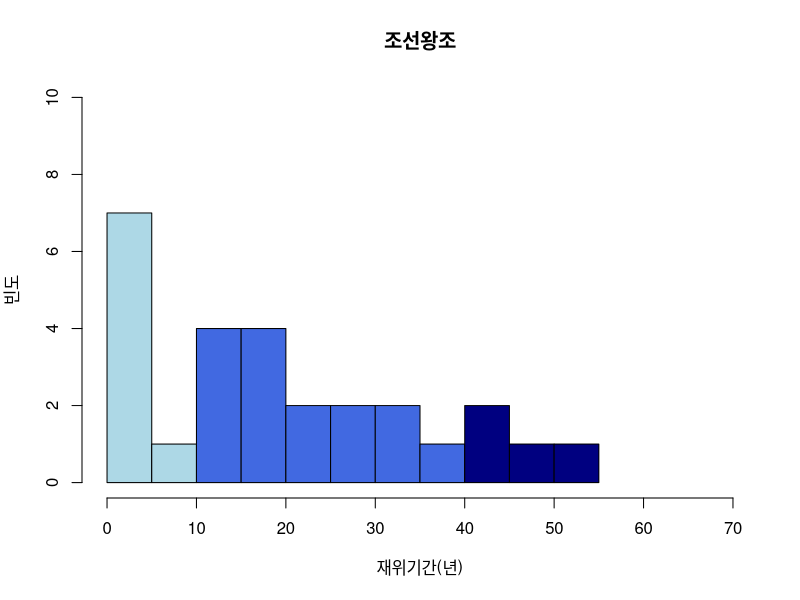

Write R code to recreate this figure.
# Title     : TODO
# Objective : TODO
# Created by: justk
# Created on: 2021-03-19

kings <- read.table('chosun kings_utf8.txt', header = T)
str(kings) #R객체의 내부 구조를 보여준다
attach(kings)
windows(width = 5.5, height = 4.5)
#Only available on Windows.
hist(Period,
     xlim = c(0, 70),
     ylim = c(0, 10),
     nclass = 14,
     right = F,
     main = "\uC870\uC120\uC655\uC870", #조선왕조
     xlab = "\uC7AC\uC704\uAE30\uAC04\u0028\uB144\u0029", #재위기간(년)
     ylab = "\uBE48\uB3C4", #빈도
     col = c(
       rep('lightblue', 2),
       rep('royalblue', 6),
       rep('navyblue', 6)
     )
)
#What is a rep function.
#rep replicates the values in x.
#It is a generic function,
#and the (internal) default method is described here.
#
#rep.int and rep_len are faster simplified versions for two common cases.
#Internally, they are generic, so methods can be defined for them.